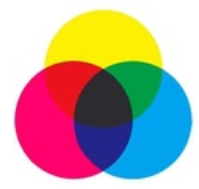
#> input picture cv5/xx.PNG, 199 x 189 px, found by its file name
$ python cv_1.py
#> lines starting #> are read from the running program, lines starting #| are printed output that depends on the picture
import cv2 as cv
import numpy as np
from matplotlib import pyplot as plt
'''
图像平滑之2D卷积
LPF:低通滤波器去除噪声
HPF:高通滤波器用于找到图像边缘
cv.filter2D()
'''
img = cv.imread('xx.png')
#> img is the input picture: shape (189, 199, 3); mean B, G, R 161.6, 167.5, 183.2

kernel = np.ones((5,5),np.float32)/25

dst = cv.filter2D(img,-1,kernel)
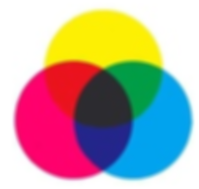
#> dst: shape (189, 199, 3); mean B, G, R 161.6, 167.5, 183.2

plt.subplot(121),plt.imshow(img),plt.title('Original')
plt.xticks([]),plt.yticks([])
plt.subplot(122),plt.imshow(dst),plt.title('Averaging')
plt.xticks([]),plt.yticks([])
plt.show()
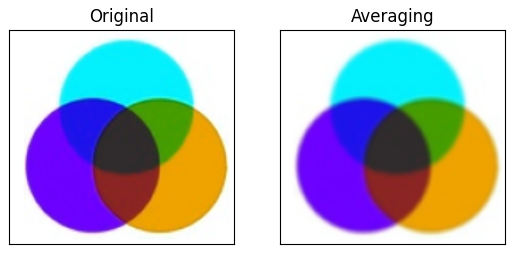
#> figure drawn by matplotlib, 2 panels; B, G, R data is drawn as R, G, B

$ run again, with cv5/cc.jpg saved as cv5/xx.PNG
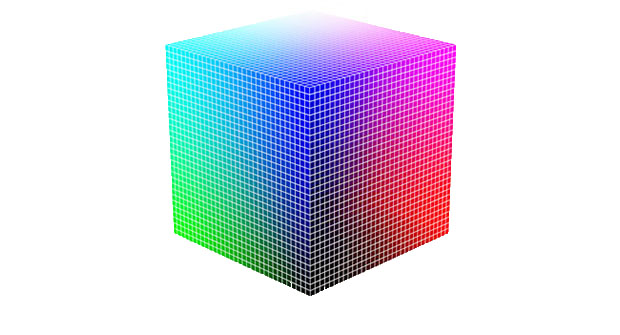
#> input picture cv5/cc.jpg, 620 x 335 px, found by its file name
#> img is the input picture: shape (335, 620, 3); mean B, G, R 229.1, 214.7, 214.2
#> `dst = cv.filter2D(img,-1,kernel)`:
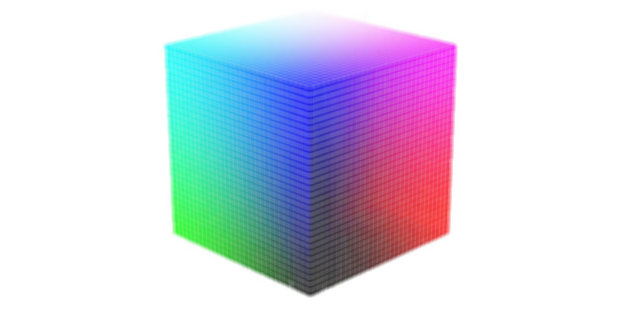
#> dst: shape (335, 620, 3); mean B, G, R 229.1, 214.7, 214.2
#> `plt.show()`:
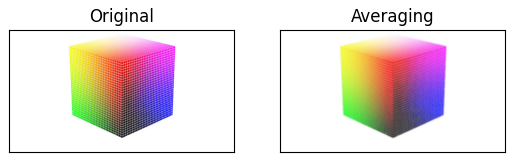
#> figure drawn by matplotlib, 2 panels; B, G, R data is drawn as R, G, B
